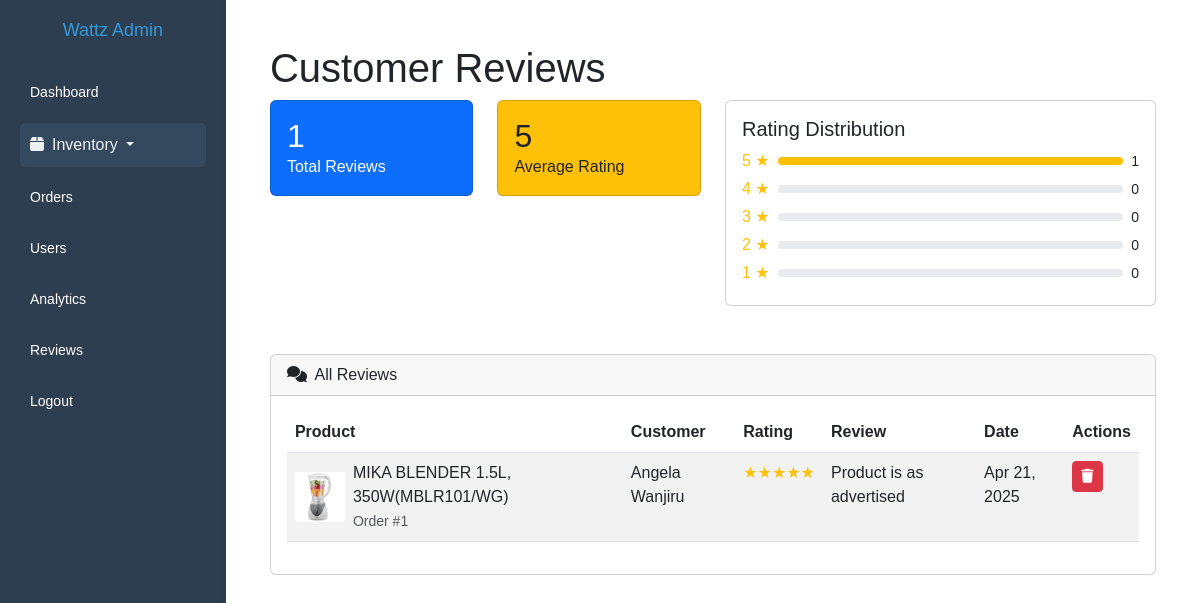
Page /admin/reviews.php on the committed database.
### tables this page shows
CREATE TABLE `reviews` (
  `review_id` int(11) NOT NULL,
  `order_id` int(11) DEFAULT NULL,
  `product_id` int(11) DEFAULT NULL,
  `user_id` int(11) DEFAULT NULL,
  `rating` int(11) NOT NULL CHECK (`rating` between 1 and 5),
  `comment` text DEFAULT NULL,
  `review_date` timestamp NOT NULL DEFAULT current_timestamp()
);

CREATE TABLE `products` (
  `product_id` int(11) NOT NULL,
  `subcategory_id` int(11) DEFAULT NULL,
  `name` varchar(255) NOT NULL,
  `description` text DEFAULT NULL,
  `price` decimal(10,2) NOT NULL,
  `discount` decimal(5,2) DEFAULT 0.00,
  `stock_quantity` int(11) NOT NULL DEFAULT 0,
  `status` enum('in_stock','out_of_stock','discontinued') DEFAULT 'in_stock',
  `featured` tinyint(1) DEFAULT 0,
  `created_at` timestamp NOT NULL DEFAULT current_timestamp(),
  `updated_at` timestamp NOT NULL DEFAULT current_timestamp() ON UPDATE current_timestamp(),
  `image_1` varchar(255) DEFAULT NULL,
  `image_2` varchar(255) DEFAULT NULL,
  `image_3` varchar(255) DEFAULT NULL,
  `final_price` decimal(10,2) GENERATED ALWAYS AS (`price` * (1 - coalesce(`discount`,0) / 100)) STORED
);

CREATE TABLE `user_order` (
  `order_id` int(11) NOT NULL,
  `user_id` int(11) DEFAULT NULL,
  `shipping_id` int(11) NOT NULL,
  `total_amount` decimal(10,2) NOT NULL,
  `status` enum('pending','processing','shipped','delivered','cancelled') DEFAULT 'pending',
  `payment_method` varchar(50) DEFAULT NULL,
  `payment_status` enum('pending','completed','failed') DEFAULT 'pending',
  `order_date` timestamp NOT NULL DEFAULT current_timestamp()
);

CREATE TABLE `users` (
  `user_id` int(11) NOT NULL,
  `username` varchar(50) NOT NULL,
  `email` varchar(100) NOT NULL,
  `password` varchar(255) NOT NULL,
  `first_name` varchar(50) DEFAULT NULL,
  `last_name` varchar(50) DEFAULT NULL,
  `phone` varchar(20) DEFAULT NULL,
  `address` text DEFAULT NULL,
  `role` enum('admin','customer') DEFAULT 'customer',
  `created_at` timestamp NOT NULL DEFAULT current_timestamp(),
  `updated_at` timestamp NOT NULL DEFAULT current_timestamp() ON UPDATE current_timestamp(),
  `is_admin` tinyint(1) NOT NULL DEFAULT 0
);

### admin/reviews.php (the view, shortened to what this page needs)
<?php
include 'includes/header.php';
include 'includes/db.php';
$query = "
    SELECT r.*, p.name as product_name, p.image_1 as product_image,
           u.username, o.order_id
    FROM reviews r
    JOIN products p ON r.product_id = p.product_id
    JOIN users u ON r.user_id = u.user_id
    JOIN user_order o ON r.order_id = o.order_id
    ORDER BY r.review_date DESC
";
try {
    $stmt = $conn->query($query);
    $reviews = $stmt->fetchAll(PDO::FETCH_ASSOC);
} catch (PDOException $e) {
    $_SESSION['alert'] = ['type' => 'danger', 'message' => 'Error fetching reviews: ' . $e->getMessage()];
    $reviews = [];
}
$stats = [
    'total' => count($reviews),
    'average' => 0,
    'ratings' => array_fill(1, 5, 0)
];
if (!empty($reviews)) {
    $total_rating = 0;
    foreach ($reviews as $review) {
        $total_rating += $review['rating'];
        $stats['ratings'][$review['rating']]++;
    }
    $stats['average'] = round($total_rating / count($reviews), 1);
}
?>
<div class="container-fluid px-4">
    <h1 class="mt-4">Customer Reviews</h1>
    <div class="row mb-4">
        <div class="col-xl-3 col-md-6">
            <div class="card bg-primary text-white mb-4">
                <div class="card-body">
                    <h2 class="mb-0"><?php echo $stats['total']; ?></h2>
                    <div>Total Reviews</div>
                </div>
            </div>
        </div>
        <div class="col-xl-3 col-md-6">
            <div class="card bg-warning text-dark mb-4">
                <div class="card-body">
                    <h2 class="mb-0"><?php echo $stats['average']; ?></h2>
                    <div>Average Rating</div>
                </div>
            </div>
        </div>
        <div class="col-xl-6 col-md-12">
            <div class="card mb-4">
                <div class="card-body">
                    <h5 class="card-title">Rating Distribution</h5>
                    <?php for ($i = 5; $i >= 1; $i--): ?>
                        <?php
                        $count = $stats['ratings'][$i];
                        $percentage = $stats['total'] > 0 ? ($count / $stats['total'] * 100) : 0;
                        ?>
                        <div class="d-flex align-items-center mb-1">
                            <div class="text-warning me-2"><?php echo $i; ?> ★</div>
                            <div class="progress flex-grow-1" style="height: 8px;">
                                <div class="progress-bar bg-warning" role="progressbar"
                                     style="width: <?php echo $percentage; ?>%"
                                     aria-valuenow="<?php echo $percentage; ?>"
                                     aria-valuemin="0"
                                     aria-valuemax="100"></div>
                            </div>
                            <div class="ms-2 small"><?php echo $count; ?></div>
                        </div>
                    <?php endfor; ?>
                </div>
            </div>
        </div>
    </div>
    <div class="card mb-4">
        <div class="card-header">
            <i class="fas fa-comments me-1"></i>
            All Reviews
        </div>
        <div class="card-body">
            <div class="table-responsive">
                <table id="reviewsTable" class="table table-striped">
                    <thead>
                        <tr>
                            <th>Product</th>
                            <th>Customer</th>
                            <th>Rating</th>
                            <th>Review</th>
                            <th>Date</th>
                            <th>Actions</th>
                        </tr>
                    </thead>
                    <tbody>
                        <?php foreach ($reviews as $review): ?>
                            <tr>
                                <td>
                                    <div class="d-flex align-items-center">
                                        <img src="../<?php echo htmlspecialchars($review['product_image']); ?>"
                                             alt="<?php echo htmlspecialchars($review['product_name']); ?>"
                                             class="me-2" style="width: 50px; height: 50px; object-fit: cover;">
                                        <div>
                                            <div><?php echo htmlspecialchars($review['product_name']); ?></div>
                                            <small class="text-muted">Order #<?php echo $review['order_id']; ?></small>
                                        </div>
                                    </div>
                                </td>
                                <td><?php echo htmlspecialchars($review['username']); ?></td>
                                <td>
                                    <div class="text-warning">
                                        <?php
                                        for ($i = 1; $i <= 5; $i++) {
                                            echo $i <= $review['rating'] ? '★' : '☆';
                                        }
                                        ?>
                                    </div>
                                </td>
                                <td><?php echo nl2br(htmlspecialchars($review['comment'])); ?></td>
                                <td><?php echo date('M j, Y', strtotime($review['review_date'])); ?></td>
                                <td>
                                    <form method="POST" onsubmit="return confirm('Are you sure you want to delete this review?');">
                                        <button type="submit" name="delete_review" class="btn btn-danger btn-sm">
                                            <i class="fas fa-trash"></i>
                                        </button>
                                    </form>
                                </td>
                            </tr>
                        <?php endforeach; ?>
                    </tbody>
                </table>
            </div>
        </div>
    </div>
</div>
<?php include 'includes/footer.php'; ?>

### admin/assets/css/admin.css (style rules this page uses)
body { font-family: Arial, sans-serif; margin: 0; padding: 0; background-color: #f9f9f9; }

### rows in the picture
reviews: product.image_1 (picture), product.name "MIKA BLENDER 1.5L, 350W(MBLR101/WG)", order.order_id "1", user.username "Angela Wanjiru", comment "Product is as advertised", review_date "Apr 21, 2025"

### other values in the picture
$stats['total'] "1"
$stats['average'] "5"
$count "1"
$count "0"
